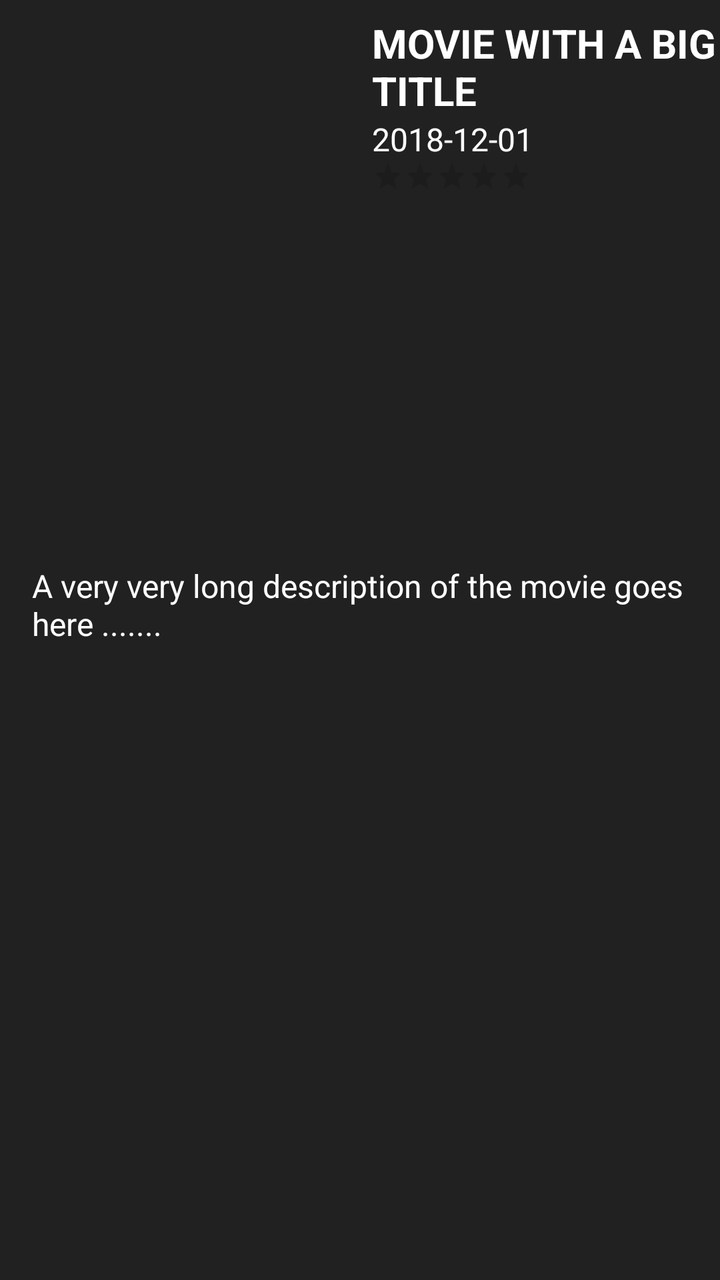
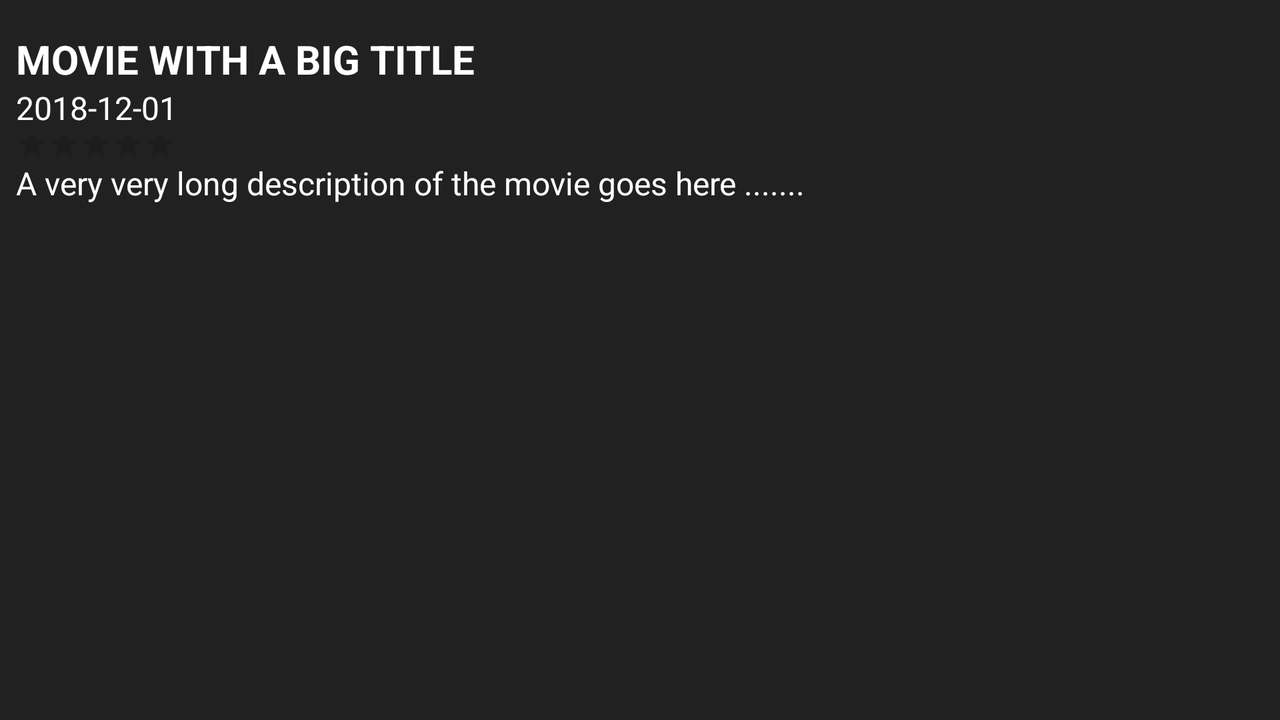

Two renders of one Android screen. The first uses the default layout on a phone; the second uses the alternative layout the repository ships for a different screen configuration, on a matching device. The two XML files are below.
<!-- AndroidManifest.xml: application theme AppTheme -->
<!-- res/layout/activity_details.xml -->
<?xml version="1.0" encoding="utf-8"?>
<LinearLayout xmlns:android="http://schemas.android.com/apk/res/android"
    xmlns:tools="http://schemas.android.com/tools"
    android:layout_width="match_parent"
    android:layout_height="match_parent"
    android:background="@color/colorPrimary"
    android:orientation="vertical">


    <LinearLayout
        android:layout_width="match_parent"
        android:layout_height="wrap_content"
        android:orientation="horizontal">

        <ImageView
            android:id="@+id/iv_poster"
            android:layout_width="170dp"
            android:layout_height="250dp"
            android:layout_margin="8dp"
            android:contentDescription="@string/movie_item_content_description" />

        <LinearLayout
            android:layout_width="0dp"
            android:layout_height="match_parent"
            android:layout_weight="1"
            android:orientation="vertical"
            android:paddingBottom="8dp"
            android:paddingTop="8dp">

            <TextView
                android:id="@+id/tv_movie_title"
                android:layout_width="match_parent"
                android:layout_height="wrap_content"
                android:textColor="@android:color/white"
                android:textSize="20sp"
                android:textStyle="bold"
                tools:text="MOVIE WITH A BIG TITLE" />

            <TextView
                android:id="@+id/tv_released_date"
                android:layout_width="match_parent"
                android:layout_height="wrap_content"
                android:textColor="@android:color/white"
                android:textSize="16sp"
                tools:text="2018-12-01" />

            <android.support.v7.widget.AppCompatRatingBar
                android:id="@+id/rb_vote_average"
                style="@style/Base.Widget.AppCompat.RatingBar.Small"
                android:layout_width="wrap_content"
                android:layout_height="wrap_content"
                android:numStars="5" />
        </LinearLayout>
    </LinearLayout>


    <ScrollView
        android:layout_width="match_parent"
        android:layout_height="0dp"
        android:layout_weight="1">

        <TextView
            android:id="@+id/tv_overview"
            android:layout_width="match_parent"
            android:layout_height="wrap_content"
            android:padding="16dp"
            android:textColor="@android:color/white"
            android:textSize="16sp"
            tools:text="A very very long description of the movie goes here ......." />
    </ScrollView>
</LinearLayout>
<!-- resources referenced by this layout -->
<resources>
  <color name="colorPrimary">#212121</color>
  <string name="movie_item_content_description">movie thumbnail</string>
  <style name="AppTheme" parent="Theme.AppCompat.Light.DarkActionBar">
          
          <item name="colorPrimary">@color/colorPrimary</item>
          <item name="colorPrimaryDark">@color/colorPrimaryDark</item>
          <item name="colorAccent">@color/colorAccent</item>
      </style>
  <color name="colorPrimaryDark">#000000</color>
  <color name="colorAccent">#2196f3</color>
</resources>
<!-- res/layout-land/activity_details.xml (the repository's variant of the layout above) -->
<!-- drawn on the phone turned sideways -->
<?xml version="1.0" encoding="utf-8"?>
<LinearLayout xmlns:android="http://schemas.android.com/apk/res/android"
    xmlns:tools="http://schemas.android.com/tools"
    android:layout_width="match_parent"
    android:layout_height="match_parent"
    android:background="@color/colorPrimary"
    android:orientation="horizontal">

    <ImageView
        android:id="@+id/iv_poster"
        android:layout_width="wrap_content"
        android:layout_height="match_parent"
        android:contentDescription="@string/movie_item_content_description" />

    <android.support.v4.widget.NestedScrollView
        android:layout_width="0dp"
        android:layout_height="match_parent"
        android:layout_weight="1"
        android:padding="8dp">

        <LinearLayout
            android:layout_width="match_parent"
            android:layout_height="match_parent"
            android:layout_weight="1"
            android:orientation="vertical"
            android:paddingBottom="8dp"
            android:paddingTop="8dp">

            <TextView
                android:id="@+id/tv_movie_title"
                style="@style/detail_title"
                tools:text="MOVIE WITH A BIG TITLE" />

            <TextView
                android:id="@+id/tv_released_date"
                style="@style/detail_text"
                tools:text="2018-12-01" />

            <android.support.v7.widget.AppCompatRatingBar
                android:id="@+id/rb_vote_average"
                style="@style/Base.Widget.AppCompat.RatingBar.Small"
                android:layout_width="wrap_content"
                android:layout_height="wrap_content"
                android:numStars="5" />

            <TextView
                android:id="@+id/tv_overview"
                style="@style/detail_text"
                tools:text="A very very long description of the movie goes here ......." />

            <android.support.v7.widget.RecyclerView
                android:id="@+id/rv_trailers"
                style="@style/recycler_view" />

            <android.support.v7.widget.RecyclerView
                android:id="@+id/rv_reviews"
                style="@style/recycler_view" />
        </LinearLayout>
    </android.support.v4.widget.NestedScrollView>
</LinearLayout>
<!-- resources referenced by the variant -->
<!-- as the phone turned sideways resolves them -->
<resources>
  <color name="colorPrimary">#212121</color>
  <string name="movie_item_content_description">movie thumbnail</string>
  <style name="detail_text">
          <item name="android:textSize">@dimen/message_text_size</item>
          <item name="android:textColor">@color/white</item>
          <item name="android:layout_width">match_parent</item>
          <item name="android:layout_height">wrap_content</item>
      </style>
  <style name="detail_title" parent="detail_text">
          <item name="android:textSize">@dimen/movie_title_text_size</item>
          <item name="android:textStyle">bold</item>
      </style>
  <style name="recycler_view">
          <item name="android:layout_height">wrap_content</item>
          <item name="android:layout_width">match_parent</item>
      </style>
  <style name="AppTheme" parent="Theme.AppCompat.Light.DarkActionBar">
          
          <item name="colorPrimary">@color/colorPrimary</item>
          <item name="colorPrimaryDark">@color/colorPrimaryDark</item>
          <item name="colorAccent">@color/colorAccent</item>
      </style>
  <dimen name="message_text_size">16sp</dimen>
  <dimen name="movie_title_text_size">20sp</dimen>
  <color name="colorPrimaryDark">#000000</color>
  <color name="colorAccent">#2196f3</color>
</resources>
